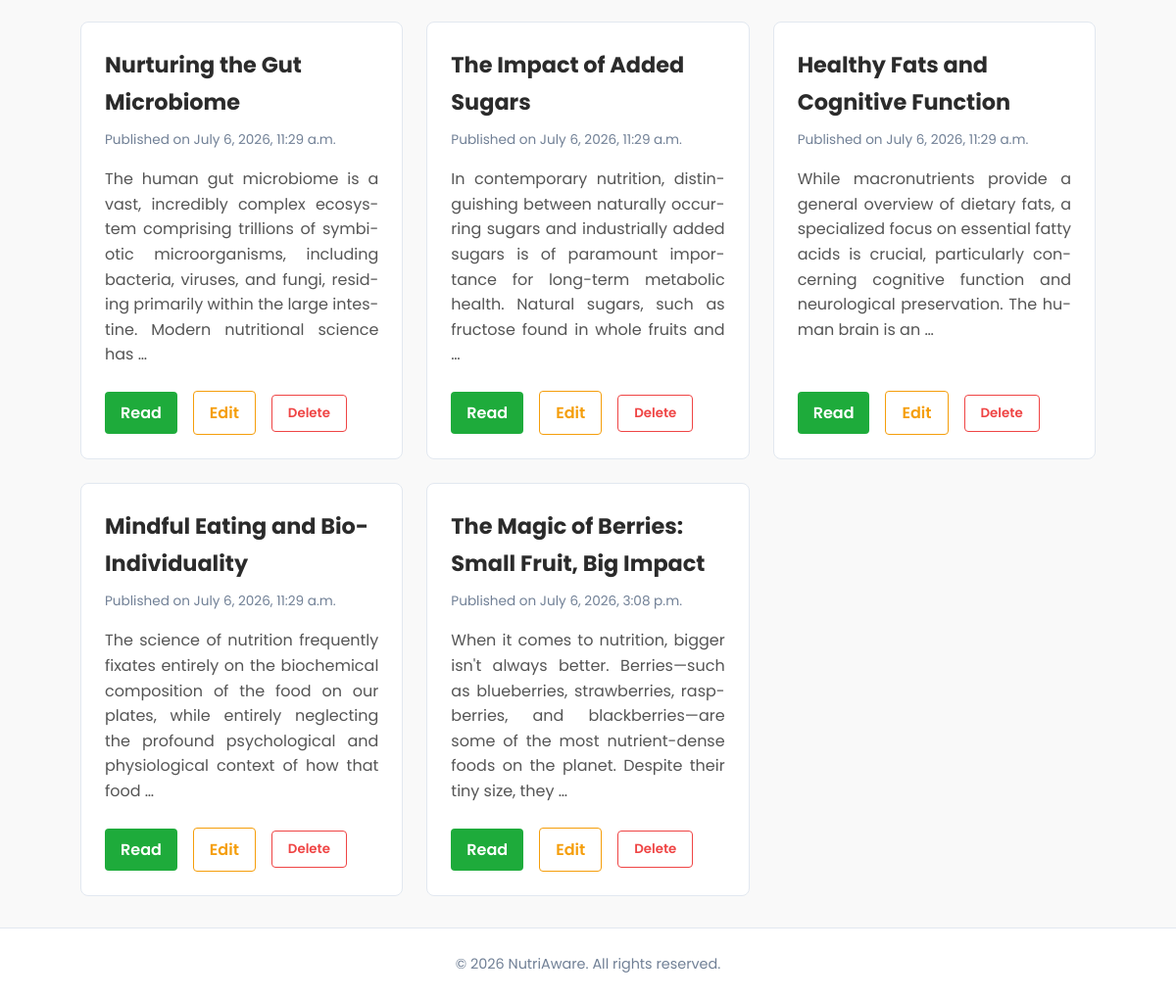
The app's page /post/home/ (lower part), older data.
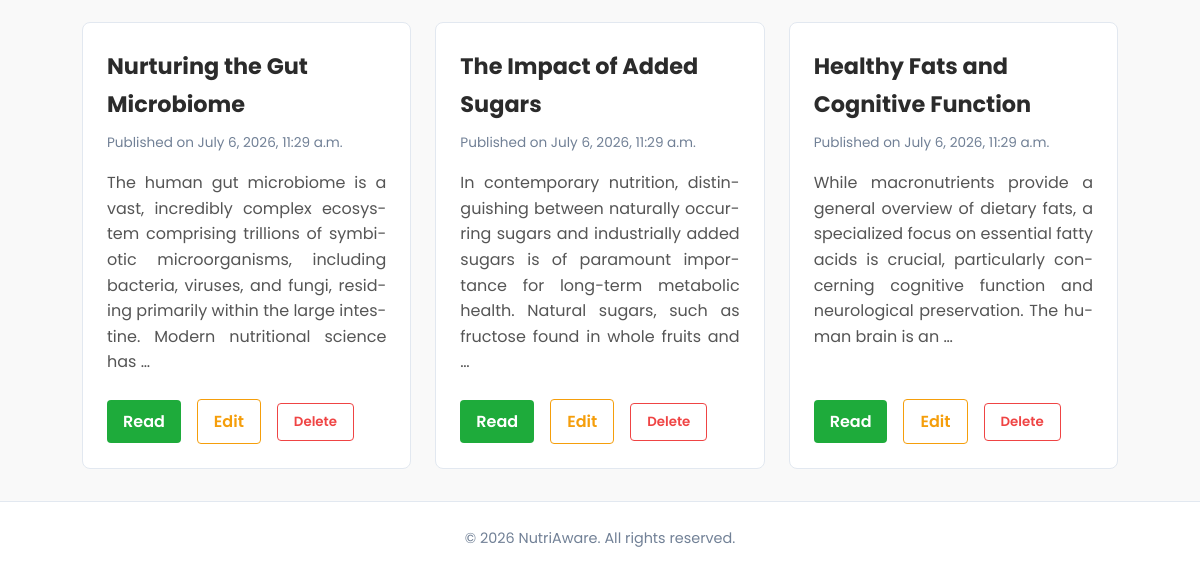
The same page, newer data.
### post/models.py (models this page shows)
class Post(models.Model):
    title=models.CharField(max_length=60)
    content=models.TextField()
    published_date=models.DateTimeField(auto_now=True)

### post/views.py (the view)
# urls.py: 2. Add a URL to urlpatterns:  path('', views.home, name='home')
def home(request):
    posts = Post.objects.all()
    return render(request, 'post/home.html', {'posts': posts})

### post/templates/post/home.html (shortened to what this page needs)
{% extends "base.html" %}
{% block content %}
    {% if posts %}
        <div class="post-grid">
            {% for post in posts %}
                <article class="post-card">
                    <h2 class="post-title">
                        <a href="{% url 'dynamic_view' post.id %}">{{ post.title }}</a>
                    </h2>
                    <div class="post-meta">
                        Published on {{ post.published_date }}
                    </div>
                    <div class="post-excerpt">
                        <p>{{ post.content|truncatewords:30 }}</p>
                    </div>
                    <div class="button-group">
                        <a href="{% url 'dynamic_view' post.id %}" class="read-more">Read</a>
                        <a href="{% url 'update_post' post.id %}" class="edit-btn">Edit</a>
                        <form method="POST" action="{% url 'delete_post' post.id %}" style="margin: 0;">
                            <button type="submit" class="delete-btn" onclick="return confirm('Are you sure you want to delete this post?');">Delete</button>
                        </form>
                    </div>
                </article>
            {% endfor %}
        </div>
    {% else %}
        <p style="color: var(--text-muted);">No blog posts have been written yet!</p>
    {% endif %}
{% endblock %}

### templates/base.html (shortened to what this page needs)
<!DOCTYPE html>
<html lang="en">
<head>
</head>
<body>
    <main>
        {% block content %}
        {% endblock %}
    </main>
    <footer>
        <p>&copy; {% now "Y" %} NutriAware. All rights reserved.</p>
    </footer>
</body>
</html>

### templates/base.html (style rules this page uses)
:root { --bg-main: #121212; --bg-secondary: #1e1e1e; --text-main: #e0e0e0; --text-muted: #cccccc; --border-color: #333333; --brand-color: #1eab3b; --brand-hover: #178a2e; --btn-text: #121212; --footer-text: #777777; }
[data-theme="light"] { --bg-main: #f9f9f9; --bg-secondary: #ffffff; --text-main: #2b2b2b; --text-muted: #555555; --border-color: #e2e8f0; --btn-text: #ffffff; --footer-text: #718096; }
* { margin: 0; padding: 0; box-sizing: border-box; }
body { font-family: 'Poppins', sans-serif; background-color: var(--bg-main); color: var(--text-main); line-height: 1.7; display: flex; flex-direction: column; min-height: 100vh; transition: background-color 0.3s ease, color 0.3s ease; }
main { flex-grow: 1; width: 100%; max-width: 1100px; margin: 0 auto; padding: 2rem; }
footer { background-color: var(--bg-secondary); border-top: 1px solid var(--border-color); text-align: center; padding: 1.5rem; margin-top: auto; transition: background-color 0.3s ease, border-color 0.3s ease; }
footer p { color: var(--footer-text); font-size: 0.9rem; }

### post/templates/post/home.html (style rules this page uses)
.post-grid { display: grid; grid-template-columns: repeat(auto-fit, minmax(250px, 1fr)); gap: 1.5rem; margin-top: 1.5rem; }
.post-card { background-color: var(--bg-secondary); border: 1px solid var(--border-color); border-radius: 8px; padding: 1.5rem; display: flex; flex-direction: column; color: var(--text-muted); transition: transform 0.2s ease, border-color 0.2s ease, background-color 0.3s ease; }
.post-title { margin: 0 0 0.5rem 0; font-size: 1.4rem; }
.post-title a { text-decoration: none; color: var(--text-main); }
.post-meta { color: var(--footer-text); font-size: 0.85rem; margin-bottom: 1rem; }
.post-excerpt { line-height: 1.6; flex-grow: 1; margin-bottom: 1.5rem; text-align: justify; hyphens: auto; }
.button-group { display: flex; gap: 1rem; align-items: center; margin-top: auto; }
.read-more { padding: 0.5rem 1rem; background-color: var(--brand-color); color: var(--btn-text); text-decoration: none; border-radius: 4px; font-weight: 600; transition: background-color 0.2s; }
.edit-btn { background-color: transparent; color: #f59e0b; border: 1px solid #f59e0b; padding: 0.5rem 1rem; text-decoration: none; border-radius: 4px; font-weight: 600; transition: all 0.2s ease; font-family: 'Poppins', sans-serif; }
.delete-btn { background-color: transparent; color: #ef4444; border: 1px solid #ef4444; padding: 0.5rem 1rem; border-radius: 4px; font-weight: 600; cursor: pointer; transition: all 0.2s ease; font-family: 'Poppins', sans-serif; }

Row changes from the older to the newer data that the page shows:
removed Post: title "Mindful Eating and Bio-Individuality", published_date "July 6, 2026, 11:29 a.m.", content "The science of nutrition frequently fixates entirely on the biochemical composition of the food on our plates, while entirely neglecting the profound psychological and physiological context of how that food …"
removed Post: title "The Magic of Berries: Small Fruit, Big Impact", published_date "July 6, 2026, 3:08 p.m.", content "When it comes to nutrition, bigger isn't always better. Berries—such as blueberries, strawberries, raspberries, and blackberries—are some of the most nutrient-dense foods on the planet. Despite their tiny size, they …"
